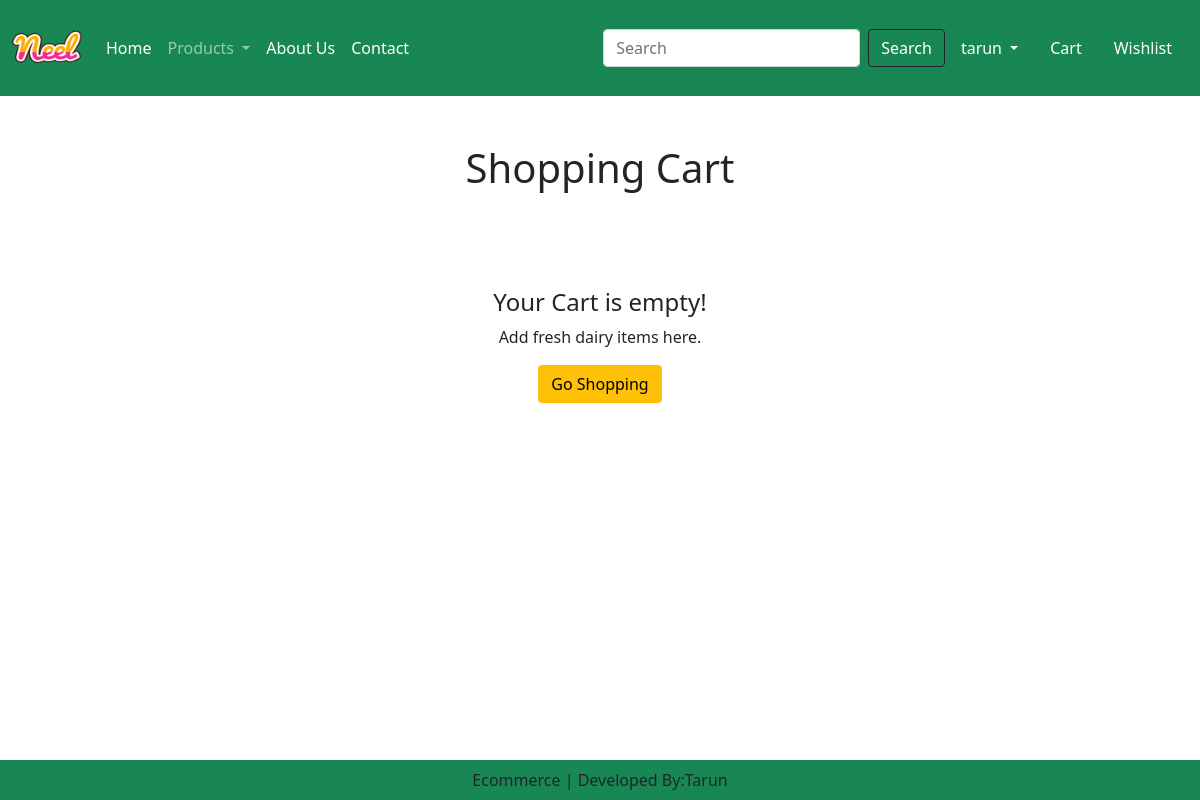
The page /cart/ (signed in) on the database as committed earlier.
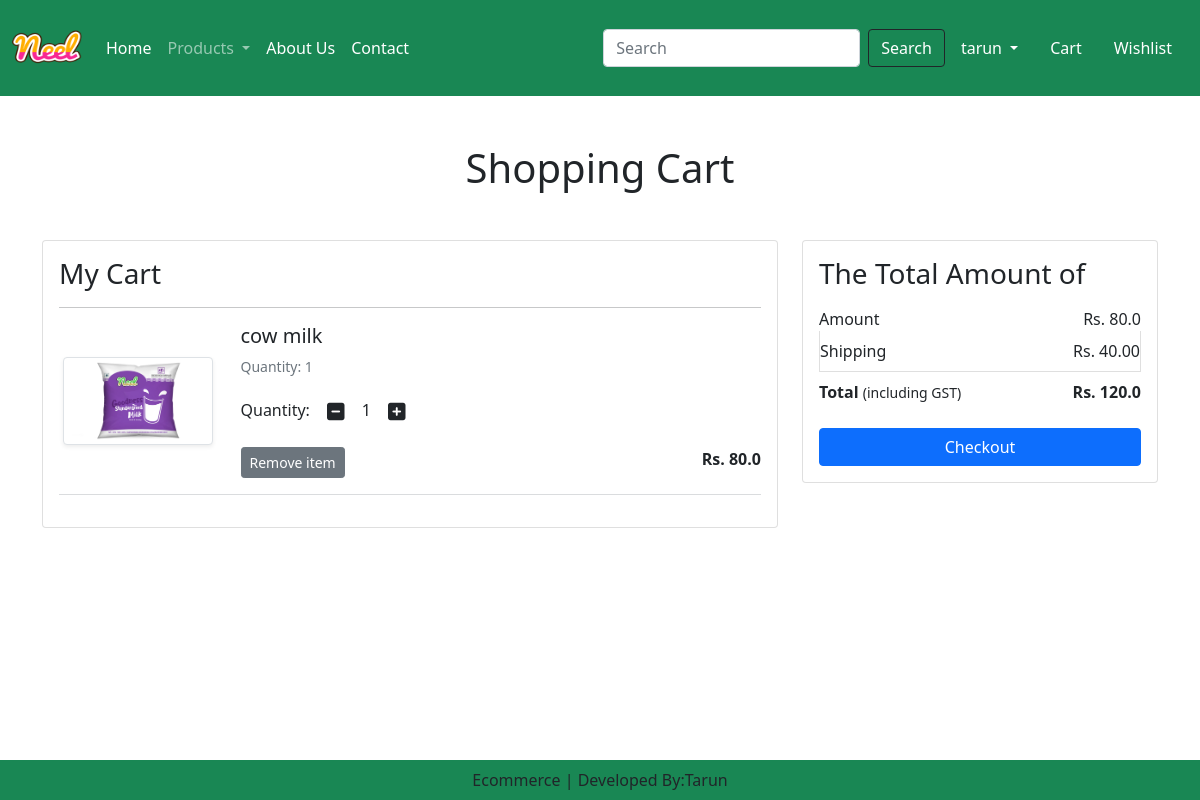
The same page on the database as committed later.
### app/models.py (models this page shows, shortened)
class Cart(models.Model):
    user=models.ForeignKey(User,on_delete=models.CASCADE)
    product=models.ForeignKey(Product,on_delete=models.CASCADE)
    quantity=models.PositiveIntegerField(default=1)

class Product(models.Model):
    title=models.CharField(max_length=100)
    selling_price=models.FloatField()
    discount_price=models.FloatField()
    description=models.TextField()
    composition=models.TextField(default='')
    prodapp=models.TextField(default='')
    category=models.CharField(choices=category_choices,max_length=10)
    product_image=models.ImageField(upload_to='products')

### app/views.py (the view)
# urls.py: path('cart/',views.show_cart,name='show_cart'),
@login_required(login_url='customer_login')
def show_cart(request):
    user=request.user
    carts=Cart.objects.filter(user=user)
    amount=0
    shipping_price=40
    totalamount=0
    if carts:
        for item in carts:
            tempamount=item.product.discount_price*item.quantity
            amount+=tempamount
        totalamount=amount+shipping_price
    return render(request,'app/add_to_cart.html',{'carts':carts,'totalamount':totalamount,'amount':amount})

### app/templates/app/add_to_cart.html
{% extends 'app/base.html' %}
{% load static %}
{% block main-content %}
<div class="container my-5">
  <div class="row">
    <h1 class="text-center mb-5">Shopping Cart</h1>
    {% if carts %}
    <div class="col-sm-8">
      <div class="card">
        <div class="card-body">
          <h3>My Cart</h3>
          <hr>
          {% for item in carts %}
          <div class="row mb-3">
            <div class="col-sm-3 text-center align-self-center"><img src="{{item.product.product_image.url}}" alt=""
                class="img-fluid img-thumbnail shadow-sm" height="150" width="150"> </div>
            <div class="col-sm-9">
              <div>
                <h5>{{item.product.title}}</h5>
                <p class="mb-2 text-muted small">Quantity: {{item.quantity}}</p>
                <div class="my-3">
                  <label for="quantity">Quantity:</label>
                  <a class="minus-cart btn" href="{% url 'minus_cart' item.id %}" pid="{{item.product.id}}"><i
                      class="fas fa-minus-square fa-lg"></i></a>
                  <span id="quantity">{{item.quantity}}</span>
                  <a class="plus-cart btn" href="{% url 'plus_cart' item.id %}" pid="{{item.product.id}}"><i
                      class="fas fa-plus-square fa-lg"></i></a>
                </div>
                <div class="d-flex justify-content-between">
                  <a href="{% url 'remove_from_cart' item.id %}" class="btn btn-sm btn-secondary mr-3 remove-cart"
                    pid="{{item.product.id}}">Remove item </a>
                  <p class="mb-0"><span><strong>Rs. {{item.product.discount_price}}</strong></span></p>
                </div>
              </div>
            </div>
          </div>
          <hr class="text-muted">
          {% endfor %}
        </div>
      </div>
    </div>
    <div class="col-sm-4">
      <div class="card">
        <div class="card-body">
          <h3>The Total Amount of</h3>
          <ul class="list-group">
            <li class="list-group-item d-flex justify-content-between align-items-center border-0 px-0 pb-0">
              Amount<span>Rs. {{amount}}</span></li>
            <li class="list-group-item d-flex justify-content-between align-items-center px-0">Shipping<span>Rs.
                40.00</span></li>
            <li class="list-group-item d-flex justify-content-between align-items-center border-0 px-0 mb-3">
              <div>
                <strong>Total</strong> <small>(including GST)</small>
              </div>
              <span><strong>{% if carts %}Rs. {{totalamount}}{% else %} 0{%endif%}</strong></span>
            </li>
          </ul>
          <div class="d-grid"><a href="{% url 'checkout' %}" class="btn btn-primary">Checkout</a></div>
        </div>
      </div>
    </div>
    {% else %}
            <div class="col-12 text-center py-5">
                <h4>Your Cart is empty!</h4>
                <p>Add fresh dairy items here.</p>
                <a href="{% url 'home' %}" class="btn btn-warning">Go Shopping</a>
            </div>
    {% endif %}
  </div>
</div>
{% endblock main-content %}

Rows that differ between the two databases and show on the page:
added Cart: product.product_image (picture), product "cow milk", quantity "1", product.discount_price "80.0"
Other text that changed with them:
{{ amount }}: (not shown) → "80.0"
{{ totalamount }}: (not shown) → "120.0"
text no longer shown: "Your Cart is empty! Add fresh dairy items here. Go Shopping"
text now shown: "My Cart The Total Amount of Amount Rs. Shipping Rs. 40.00 Total (including GST) Rs. Checkout"
